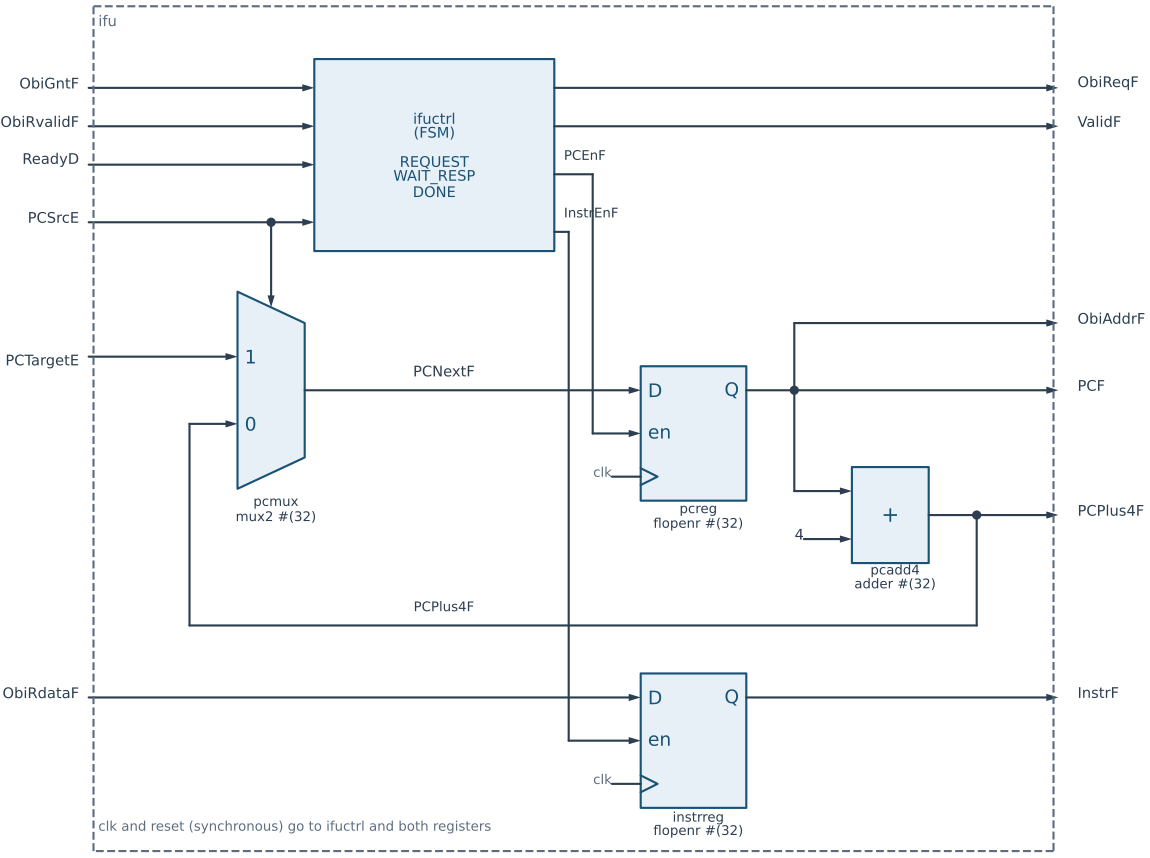

Python code for this plot:
"""Instruction fetch unit (HIPV rtl/core/ifu/ifu.sv): the ifuctrl FSM, the PC
loop (pcmux, pcreg, pcadd4) and the instruction register (instrreg)."""
from schemdraw import flow
from schemdraw import elements as elm
from _style import new_drawing, block, line, GREY

XL, XR = 0.0, 20.0          # module boundary (left / right)
YT, YB = 8.0, -9.6


def arrow(d, a, b):
    d.add(elm.Arrow().at(a).to(b))


def dot(d, xy):
    d.add(elm.Dot().at(xy))


def label(d, xy, text, **kw):
    kw.setdefault("fontsize", 11)
    d.add(elm.Label().at(xy).label(text, **kw))


def port_in(d, y, name, to):
    label(d, (XL - 0.4, y), name, halign="right")
    arrow(d, (XL - 0.1, y), (to, y))


def port_out(d, y, name, frm):
    arrow(d, (frm, y), (XR + 0.1, y))
    label(d, (XR + 0.4, y), name, halign="left")


def flopenr(d, xy, name):
    """flopenr with D, en and clock on the left, Q on the right; xy is the D pin."""
    r = block(elm.Ic(
        pins=[elm.IcPin(name="D", side="L", anchorname="D", slot="3/3"),
              elm.IcPin(name="en", side="L", anchorname="en", slot="2/3"),
              elm.IcPin(name=">", side="L", anchorname="clk", slot="1/3"),
              elm.IcPin(name="Q", side="R", anchorname="Q", slot="3/3")],
        size=(2.2, 2.8), pinspacing=0.9, leadlen=0))
    d.add(r.anchor("D").at(xy))
    A = r.absanchors
    label(d, ((A["D"][0] + A["Q"][0]) / 2, A["clk"][1] - 0.95),
          f"{name}\nflopenr #(32)", fontsize=10)
    c = A["clk"]
    line(d, (c[0] - 0.6, c[1]), c)
    label(d, (c[0] - 0.7, c[1]), "clk", halign="right", fontsize=10, color=GREY)
    return A


def draw():
    d = new_drawing()

    # ---------------- control FSM ----------------
    cl, cr, ct, cb = 4.6, 9.6, 6.9, 2.9
    d.add(block(flow.Box(w=cr - cl, h=ct - cb)).at(((cl + cr) / 2, (ct + cb) / 2))
          .anchor("center")
          .label("ifuctrl\n(FSM)\n\nREQUEST\nWAIT_RESP\nDONE", fontsize=11))
    y_gnt, y_rv, y_rdy, y_src = 6.3, 5.5, 4.7, 3.5
    port_in(d, y_gnt, "ObiGntF", cl)
    port_in(d, y_rv, "ObiRvalidF", cl)
    port_in(d, y_rdy, "ReadyD", cl)
    port_in(d, y_src, "PCSrcE", cl)
    y_req, y_val, y_pcen, y_ien = 6.3, 5.5, 4.5, 3.3
    port_out(d, y_req, "ObiReqF", cr)
    port_out(d, y_val, "ValidF", cr)

    # ---------------- PC loop ----------------
    mux = block(elm.Multiplexer(
        pins=[elm.IcPin(name="0", side="L", anchorname="in0", slot="1/2"),
              elm.IcPin(name="1", side="L", anchorname="in1", slot="2/2"),
              elm.IcPin(name="", side="R", anchorname="y"),
              elm.IcPin(name="", side="T", anchorname="sel")],
        size=(1.4, 2.8), pinspacing=1.4, leadlen=0))
    d.add(mux.anchor("y").at((4.4, 0.0)))
    M = mux.absanchors
    label(d, (M["y"][0] - 0.7, M["in0"][1] - 1.9), "pcmux\nmux2 #(32)", fontsize=10)
    dot(d, (M["sel"][0], y_src))
    arrow(d, (M["sel"][0], y_src), M["sel"])
    port_in(d, M["in1"][1], "PCTargetE", M["in1"][0])

    P = flopenr(d, (11.4, 0.0), "pcreg")
    arrow(d, M["y"], P["D"])
    label(d, (7.2, 0.3), "PCNextF")

    # PCEnF from the FSM to the PC register enable
    x_pcen = 10.4
    line(d, (cr, y_pcen), (x_pcen, y_pcen), (x_pcen, P["en"][1]))
    arrow(d, (x_pcen, P["en"][1]), P["en"])
    label(d, (cr + 0.1, y_pcen + 0.3), "PCEnF", halign="left", fontsize=10)

    # PCF to ObiAddrF, the PCF output and the adder
    q = P["Q"]
    jx = 14.6
    line(d, q, (jx, q[1]))
    dot(d, (jx, q[1]))
    port_out(d, q[1], "PCF", jx)
    line(d, (jx, q[1]), (jx, 1.4))
    port_out(d, 1.4, "ObiAddrF", jx)

    al, ar, ay = 15.8, 17.4, -2.6
    d.add(block(flow.Box(w=ar - al, h=2.0)).at(((al + ar) / 2, ay)).anchor("center")
          .label("+", fontsize=16))
    label(d, ((al + ar) / 2, ay - 1.4), "pcadd4\nadder #(32)", fontsize=10)
    line(d, (jx, q[1]), (jx, ay + 0.5))
    arrow(d, (jx, ay + 0.5), (al, ay + 0.5))
    label(d, (al - 1.1, ay - 0.5), "4", halign="right")
    arrow(d, (al - 1.0, ay - 0.5), (al, ay - 0.5))
    yx = 18.4
    line(d, (ar, ay), (yx, ay))
    dot(d, (yx, ay))
    port_out(d, ay, "PCPlus4F", yx)
    # PCPlus4F feedback to mux input 0
    yfb = -4.9
    fx = M["in0"][0] - 1.0
    line(d, (yx, ay), (yx, yfb), (fx, yfb), (fx, M["in0"][1]))
    arrow(d, (fx, M["in0"][1]), M["in0"])
    label(d, (7.2, yfb + 0.3), "PCPlus4F", fontsize=10)

    # ---------------- instruction register ----------------
    I = flopenr(d, (11.4, -6.4), "instrreg")
    port_in(d, I["D"][1], "ObiRdataF", I["D"][0])
    x_ien = 9.9
    line(d, (cr, y_ien), (x_ien, y_ien), (x_ien, I["en"][1]))
    arrow(d, (x_ien, I["en"][1]), I["en"])
    label(d, (cr + 0.1, y_ien + 0.3), "InstrEnF", halign="left", fontsize=10)
    port_out(d, I["Q"][1], "InstrF", I["Q"][0])

    # module boundary
    for a, b in (((XL, YT), (XR, YT)), ((XR, YT), (XR, YB)),
                 ((XR, YB), (XL, YB)), ((XL, YB), (XL, YT))):
        d.add(elm.Line().at(a).to(b).linestyle("--").color(GREY))
    label(d, (XL + 0.2, YT - 0.4), "ifu", halign="left", color=GREY)
    label(d, (XL + 0.2, YB + 0.4), "clk and reset (synchronous) go to ifuctrl and both registers",
          halign="left", fontsize=10, color=GREY)
    return d
